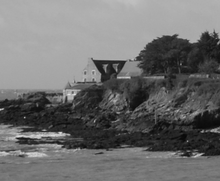
%> input picture code fourni/test.bmp, 220 x 181 px, shrunk from 524 x 432 before the run
$ octave colorize.m   (GNU Octave 9; MATLAB toolbox functions it lacks are replaced by stand-ins)
%> lines starting %> are read from the running program, lines starting %| are printed output that depends on the picture; in (x1, y1, x2, y2) boxes, pixels count from 0 and x2, y2 are one past the last pixel; in counts of white or black regions, pixels touching at a corner belong together; the program's own positions count from 1
### code fourni/getColorExact.m
function [nI,snI]=getColorExact(colorIm,ntscIm)

n=size(ntscIm,1); m=size(ntscIm,2);
imgSize=n*m; %nombre de pixels image


nI(:,:,1)=ntscIm(:,:,1);

indsM=reshape([1:imgSize],n,m); % prend un vecteur de valeurs et le sépare en plusieurs colonnes de sorte à obtenir une matrice n,m avec les valeurs mises les unes à la suites des autres suivant les colonnes. Servira car permetra de retrouver la valeur du vecteur colone en cherchant les coordonnées du pixel dans cette matrice.
lblInds=find(colorIm); %rend un vecteur avec les valeurs les coordonnées de chaque point de colorIm qui ne vaut pas 0

wd=1;

len=0;
consts_len=0;
%Le but étant de stocker les valeurs wrs de chaque voisin d'un pixel, et ce pour tous les pixels.Création de 3 vecteurs énormes.Deux pour coordoonés x et y du pixel dans la matrice sparse enorme, 3iem pour la valeur
col_inds=zeros(imgSize*(2*wd+1)^2,1);
row_inds=zeros(imgSize*(2*wd+1)^2,1);
vals=zeros(imgSize*(2*wd+1)^2,1);
gvals=zeros(1,(2*wd+1)^2);


for j=1:m
    for i=1:n
        consts_len=consts_len+1;

        if (~colorIm(i,j))%Si ce n'est pas le pixel le pixel en question (on veut traiter ses voisins)
            tlen=0;
            for ii=max(1,i-wd):min(i+wd,n)
                for jj=max(1,j-wd):min(j+wd,m)

                    if (ii~=i)|(jj~=j)
                        len=len+1; tlen=tlen+1;
                        row_inds(len)= consts_len;
                        col_inds(len)=indsM(ii,jj);
                        gvals(tlen)=ntscIm(ii,jj,1);
                    end
                end
            end
            t_val=ntscIm(i,j,1); %intensité pixel centre du patch
            gvals(tlen+1)=t_val; %on rajout l'intensité du pixel au milieu
            mr=mean(gvals(1:tlen+1));
            c_var=mean((gvals(1:tlen+1)-mr).^2); %sigma² dans ma formule
            csig=c_var*0.6;
            mgv=min((gvals(1:tlen)-t_val).^2); %minimum du carré de l'écart entre le pixel et son entourage afin de cherche le plus proche voisin en intensité.
            if (csig<(-mgv/log(0.01)))
                csig=-mgv/log(0.01);
            end
            if (csig<0.000002) %si csig torp proche de 0 on lui assigne petite valeur
                csig=0.000002;
            end

            gvals(1:tlen)=exp(-(gvals(1:tlen)-t_val).^2/csig);%on applique formule selon wrs pour chaque element de gvals
            %gvals(1:tlen)=1+((gvals(1:tlen)-mr).*((t_val-mr)/csig));%on applique une autre formule selon wrs pour chaque element de gvals

            gvals(1:tlen)=gvals(1:tlen)/sum(gvals(1:tlen)); %on fait en sorte que la somme des coefs wrs =1
            vals(len-tlen+1:len)=-gvals(1:tlen); % on stock valeurs pixels patch dans vals
        end


        len=len+1;
        row_inds(len)= consts_len;
        col_inds(len)=indsM(i,j);
        vals(len)=1; %wrs du pixel traité vaut 1

    end
end

%resize tableau
vals=vals(1:len);
col_inds=col_inds(1:len);
row_inds=row_inds(1:len);

A=sparse(row_inds,col_inds,vals,consts_len,imgSize);%créer matrice creuse avec les 3 vecteurs
b=zeros(size(A,1),1); %vecteur de la taille nombre de pixels (imgSize)


for t=2:3 % pour u et v
    curIm=ntscIm(:,:,t); %curIm matrice semblable à ntscIm mais en avec une seule composante U ou V
    b(lblInds)=curIm(lblInds); %les valeurs de b aux indices 1b1Inds deviennent les valeurs de curIm aux indices 1b1Inds
    new_vals=A\b; %solveur mathlab pour resoudre Ax = b
    nI(:,:,t)=reshape(new_vals,n,m,1); %rechape, voir explications plus haut
end


snI=nI; %résultat dans espace YIQ
nI=ntsc2rgb(nI); % resultat RGB

### code fourni/colorize.m

g_name='test.bmp';
c_name='test2.bmp';
out_name='test_res2.bmp';

%set solver=1 to use a multi-grid solver
%and solver=2 to use an exact matlab "\" solver
solver=2;

gI=double(imread(g_name))/255; %double entre 0 et 1
%> gI: size 181x220x3 double; min 0.0314, max 0.882, mean 0.432
cI=double(imread(c_name))/255; %idem
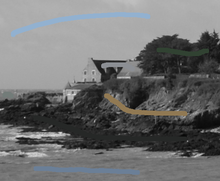
%> input picture code fourni/test2.bmp, 220 x 181 px, shrunk from 524 x 432 before the run
colorIm=(sum(abs(gI-cI),3)>0.01); %matrice marquant les pixels sur les quels on a rajout de la couleur par 1 et tous les autres par 0
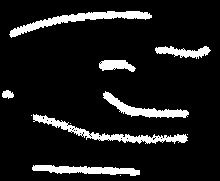
%> colorIm: size 181x220 logical; 10.5% white; 11 white regions (4 under 20 px), largest, box (x1, y1, x2, y2) and area: (9, 11, 152, 38) 1026, (33, 114, 188, 144) 983, (32, 165, 140, 176) 700
colorIm=double(colorIm);

sgI=rgb2ntsc(gI); %passage en espace YIQ (equivalant YUV de matlab)
%> sgI: size 181x220x3 double; mean of channels 1, 2, 3 0.432, -2.51e-17, -9.44e-18
scI=rgb2ntsc(cI); %idem
%> scI: size 181x220x3 double; mean of channels 1, 2, 3 0.435, -0.00208, -0.000185

ntscIm=double(zeros(size(gI,1),size(gI,2),3)); %matrice de 3 dimensions de taille (hauteur image, largeur image, 3 car espace YIQ)
ntscIm(:,:,1)=sgI(:,:,1); %NtscIM prend luminosité de sgI pour chaque pixel
%> ntscIm: size 181x220x3 double; mean of channels 1, 2, 3 0.432, 0, 0
ntscIm(:,:,2)=scI(:,:,2); %...I
%> ntscIm: size 181x220x3 double; mean of channels 1, 2, 3 0.432, -0.00208, 0
ntscIm(:,:,3)=scI(:,:,3); %...Q
%> ntscIm: size 181x220x3 double; mean of channels 1, 2, 3 0.432, -0.00208, -0.000185

% [7 lines of commented-out code are left out]

if (solver==1)
  nI=getVolColor(colorIm,ntscIm,[],[],[],[],5,1);
  nI=ntsc2rgb(nI);
else
  nI=getColorExact(colorIm,ntscIm); % appeler fonction avec arguments : matrice indiquant points colorés; matrice en 3 dimensions ntscIm
%> in getColorExact, `lblInds=find(colorIm);`: lblInds = 4179 values from 456 to 38061
%> after the loop in getColorExact, `for j=1:m`: c_var = 7.98e-05; consts_len = 39820; csig = 4.79e-05; gvals = [0.00582 0.000323 0.994 0.459 0.00915 0.478 0.026 0.026 0.475]; len = 322546; mgv = 0; mr = 0.468; t_val = 0.459; tlen = 3
%> the loop in getColorExact, `for t=2:3` made 2 passes
%> pass 1, in getColorExact, `curIm=ntscIm(:,:,t);`:
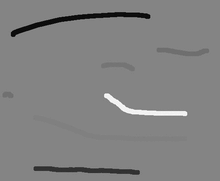
%> curIm: size 181x220 double; min -0.125, max 0.116, mean -0.00208; drawn with min black and max white
%> pass 2, in getColorExact, `curIm=ntscIm(:,:,t);`:
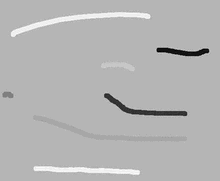
%> curIm: size 181x220 double; min -0.0377, max 0.0153, mean -0.000185; drawn with min black and max white
%> after the loop in getColorExact, `for t=2:3`: nI: size 181x220x3 double; mean of channels 1, 2, 3 0.432, -0.00838, 0.000233
end

figure, imshow(nI)

imwrite(nI,out_name)
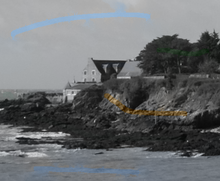
%> saved as test_res2.bmp: size 181x220x3 uint8; mean R, G, B 108.1, 110.5, 112.6


%Reminder: mex cmd
%mex -O getVolColor.cpp fmg.cpp mg.cpp  tensor2d.cpp  tensor3d.cpp
